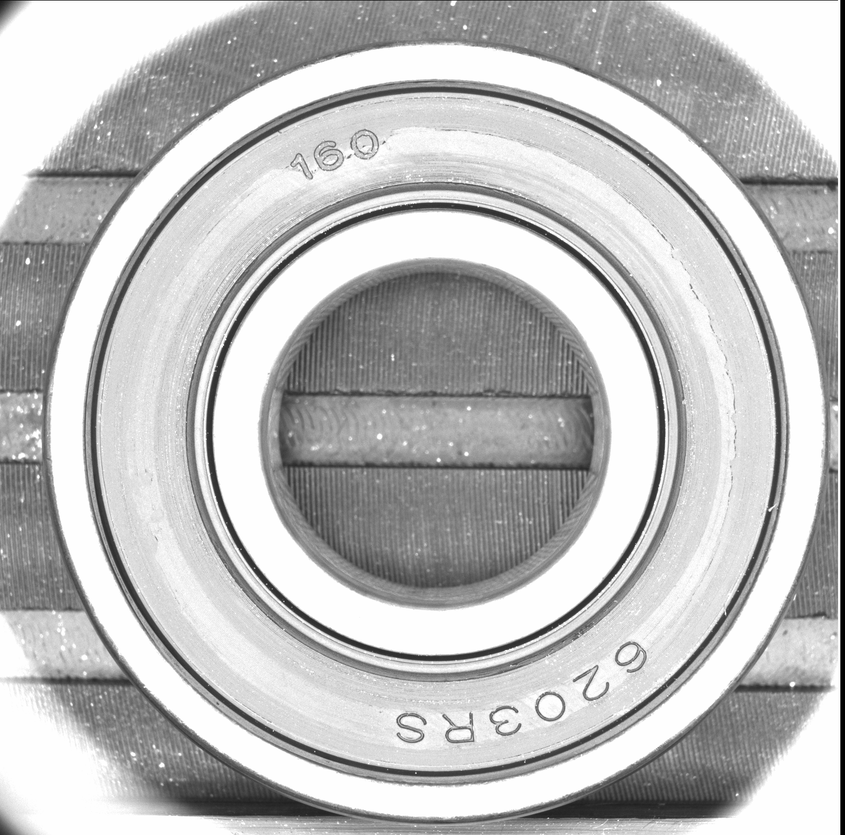
#> input picture cvtest/Pic_SN001_1_2020-04-03_10-46-43_step2_2546_Success_63_ori.bmp, 845 x 835 px, shrunk from 1456 x 1440 before the run
$ python gabolfilter.py   (older library calls are emulated)
#> lines starting #> are read from the running program, lines starting #| are printed output that depends on the picture
import numpy as np
import cv2


def build_filters():
    filters = []
    ksize = 31
    for theta in np.arange(0, np.pi, np.pi / 16):
        kern = cv2.getGaborKernel((ksize, ksize), 4.0, theta, 10.0, 0.5, 0, ktype=cv2.CV_32F)
    kern /= 1.5 * kern.sum()
    filters.append(kern)
    return filters


def process(img, filters):
    accum = np.zeros_like(img)
    for kern in filters:
        fimg = cv2.filter2D(img, cv2.CV_8UC3, kern)
    np.maximum(accum, fimg, accum)
    return accum


if __name__ == '__main__':
    import sys

    print(__doc__)

    try:
        img_fn = sys.argv[1]
        print(img_fn)
    except:
        img_fn = 'Pic_SN001_1_2020-04-03_10-46-43_step2_2546_Success_63_ori.bmp'
        print(img_fn)

    img = cv2.imread(img_fn)
#> img is the input picture: shape (835, 845, 3); min 0, max 255, mean 188.6
    cv2.imshow('img', img)
    cv2.waitKey(0)
    if img is None:
        print('Failed to load image file:', img_fn)
        sys.exit(1)

    filters = build_filters()

    res1 = process(img, filters)
#> the loop in process, `for kern in filters:` made 1 pass
#> pass 1, in process, `fimg = cv2.filter2D(img, cv2.CV_8UC3, kern)`:
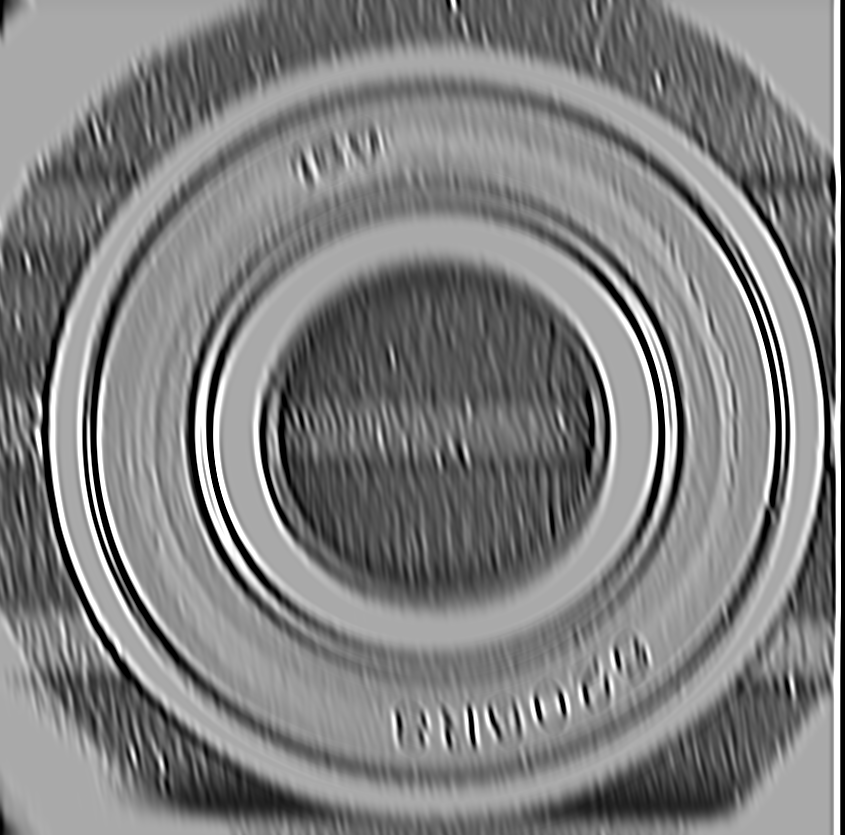
#> fimg: shape (835, 845, 3); min 0, max 255, mean 127.5
    cv2.imshow('result', res1)
    cv2.waitKey(0)
    cv2.destroyAllWindows()
